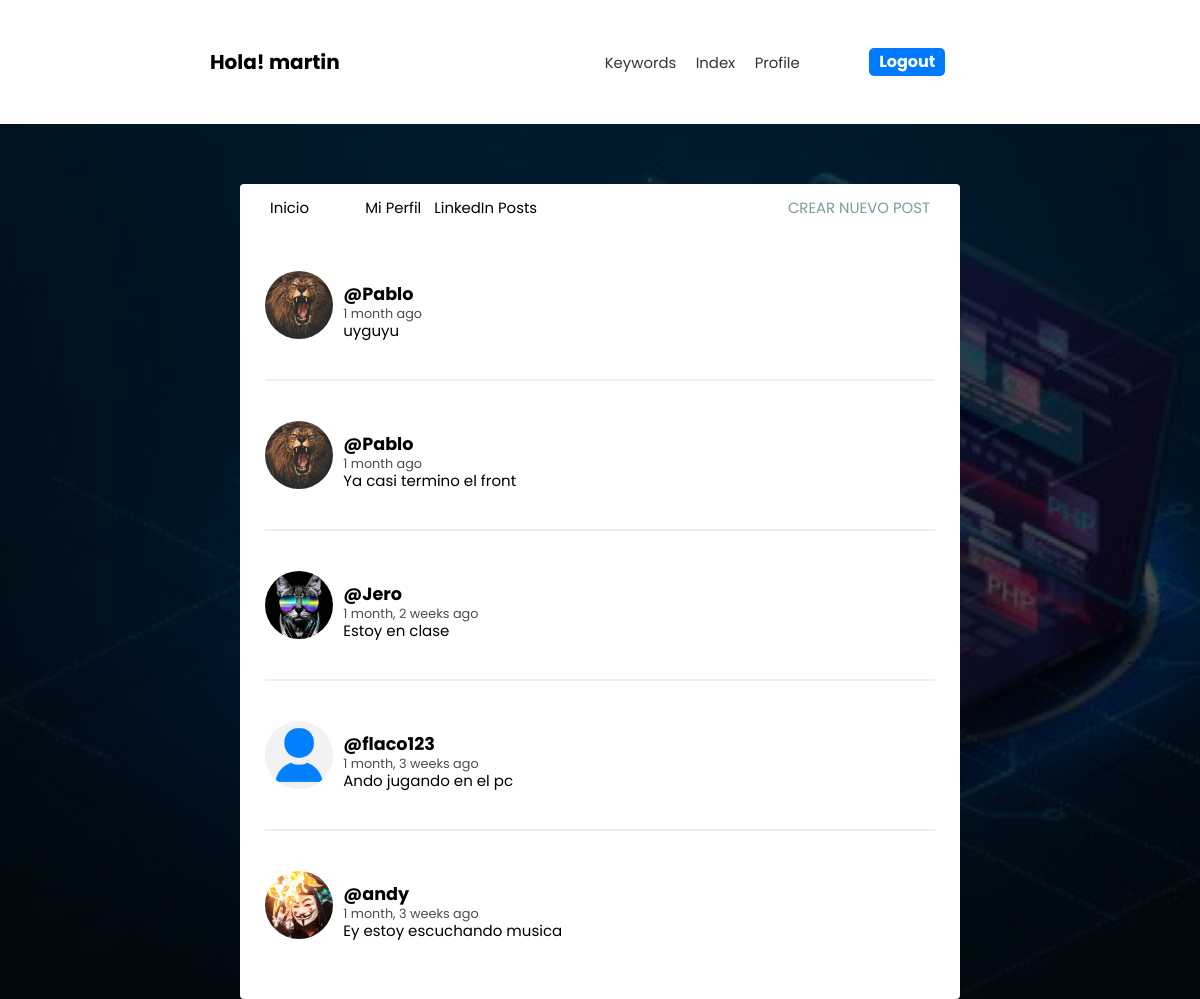
/feed/ (signed in), run on the app's committed database.
### socialAPP/models.py (models this page shows, shortened)
class Post(models.Model):
	user = models.ForeignKey(User, on_delete=models.CASCADE, related_name='posts')
	timestamp = models.DateTimeField(default=timezone.now)
	content = models.TextField()
	class Meta:
		ordering = ['-timestamp']

class Profile(models.Model):
	user = models.OneToOneField(User, on_delete=models.CASCADE)
	image = models.ImageField(default='batman.png')

### socialAPP/views.py (the view)
# urls.py: path('feed/', views.feed, name='feed'),
def feed(request):
	posts = Post.objects.all()
	context = { 'posts': posts}
	return render(request, 'feed.html', context)

### socialAPP/templates/feed.html (shortened to what this page needs)
{% extends 'layout.html' %}
{% load humanize %}
{% block content %}
{% for post in posts %}
<article>
    <div class="container-article">
        <img alt="" src="{{ post.user.profile.image.url }}">
        <div>
            <h2 class="username"><a href="{% url 'profile' post.user.username %}">@{{ post.user.username }}</a></h2>
            <time data-time="#">{{ post.timestamp|naturaltime }}</time>
            <div class="post">{{ post.content }}</div>
        </div>
    </div>
</article>
{% endfor %}
{% endblock %}

### socialAPP/templates/layout.html (shortened to what this page needs)
{% load static %}
<!DOCTYPE html>
<html>
<head>
	<link rel="stylesheet" type="text/css" href="{% static 'normalize.css' %}">
	<link rel="stylesheet" type="text/css" href="{% static 'stylee.css' %}">
</head>
<body>
	<header class="main-head">
		<nav class="main">
			<h1 id="logo">Hola! {{ user.username }}</h1>
			<ul>
				{% if request.user.is_authenticated %}
				<li><a href="{% url 'search_posts' %}">Keywords</a></li>
				<li><a href="{% url 'index' %}">Index</a></li>
				<li><a href="{% url 'profile' %}">Profile</a></li>
				<li>
					<form action="/logout/" method="POST">
						<button type="submit">Logout</button>
					</form>
					</li>
				{% else %}
				<li><a href="{% url 'register' %}">Register</a></li>
				<li><a href="{% url 'login' %}">Login</a></li>
				{% endif %}
			</ul>
		</nav>
	</header>
	<div class="main">
		<nav class="second-nav">
			<a class="feed" href="{% url 'feed' %}">Inicio</a>
			{% if request.user.is_authenticated %}
			<a class="profile" href="{% url 'profile' request.user.username %}">Mi Perfil</a>
			<a class="linkedin_post" href="{% url 'linkedin_post' %}">LinkedIn Posts</a>
			<a class="new" href="{% url 'post' %}">Crear nuevo post</a>
			{% endif %}
		</nav>
		{% block content %}
		{% endblock content %}
	</div>
</body>
</html>

### socialAPP/templates/static/stylee.css (style rules this page uses)
body { font-size: 62.5%; font-family: 'Poppins', serif; background-image: linear-gradient( rgba(0,0,0,0.7), rgba(0,0,0,0.7)), url(../static/images/background1.jpg); background-position: center center; background-repeat: no-repeat; background-size: cover; background-attachment: fixed; position: absolute; top: 0; left: 0; width: 100%; height: 100%; z-index: -1; }
h2 { padding-top: -30px; }
button { font-size: 1rem; color: white; padding: 0.4rem 1.4rem; border: none; background: #7A9D96; border-radius: 4px; cursor: pointer; }
img { object-fit: cover; }
button[type="submit"] { background-color: #007bff; color: #ffffff; border: none; padding: 5px 10px; border-radius: 5px; cursor: pointer; margin-left: 10px; }
ul { list-style-type: none; margin: 0; padding: 0; }
ul li { display: inline-block; margin-right: 10px; }
ul li:last-child { margin-right: 0; }
ul li a { text-decoration: none; color: #333; }
.main-head { background: white; color: black; }
nav.main { min-height: 7vh; display: flex; width: 65%; margin: auto; align-items: center; padding: 0.5rem; }
nav.main ul { display: flex; flex: 1 1 40rem; justify-content: space-around; align-items: center; list-style: none; }
#logo { flex: 2 1 40rem; }
a { font-size: .93rem; text-decoration: none; color: black; }
.main { background: white; width: 60%; margin: 5% auto; border-radius: 4px; padding-bottom: 20px; }
.second-nav { display: flex; padding: 15px 30px; }
.second-nav .feed { flex: 1 1 30px; }
.second-nav .profile { flex: 1 1 30px; }
.second-nav .new { flex: 6 1 5rem; text-align: right; text-transform: uppercase; color: #7A9D96; }
article { width: 93%; margin: auto; padding: 40px 0; border-bottom: 2px solid #ECEEEF; }
.username { margin-bottom: .2rem; }
.username a { font-size: 1.1rem; }
.container-article { display: flex; }
.container-article img { height: 68px; width: 68px; margin-right: 10px; border-radius: 50%; }
article:last-child { border-bottom: 0; }
time { font-size: .8rem; opacity: .7; }
.post { font-size: .94rem; }
.profile { display: flex; align-items: center; flex-direction: column; }
form { margin: 0; padding: 40px; font-size: 1rem; }

### data on the page
Post: user.profile.image (picture), user.username "Pablo", timestamp "1 month ago", content "uyguyu"
Post: user.profile.image (picture), user.username "Pablo", timestamp "1 month ago", content "Ya casi termino el front"
Post: user.profile.image (picture), user.username "Jero", timestamp "1 month, 2 weeks ago", content "Estoy en clase"
Post: user.profile.image (picture), user.username "flaco123", timestamp "1 month, 3 weeks ago", content "Ando jugando en el pc"
Post: user.profile.image (picture), user.username "andy", timestamp "1 month, 3 weeks ago", content "Ey estoy escuchando musica"

### other printed values
{{ user.username }} "martin"
